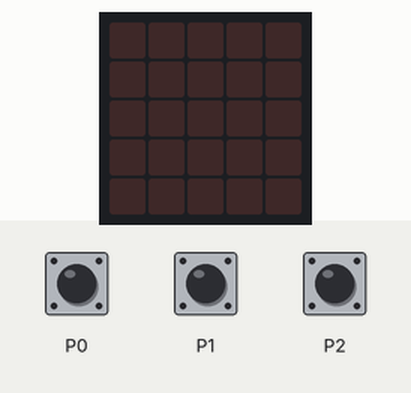
Bench run of a program on a simulated BBC micro:bit running MicroPython. On the bench: the board's 5×5 LED display. Inputs (shaded band) come from the test bench. Random numbers come from a fixed seed; the 48×5 strip is a reading aid, not a part: it shows the text the display is scrolling, unrolled, one strip-width of it at a time.

Above: at 1.2 s.
1.3 s: touch pin P0 pressed for 0.15 s
At 2.1 s:
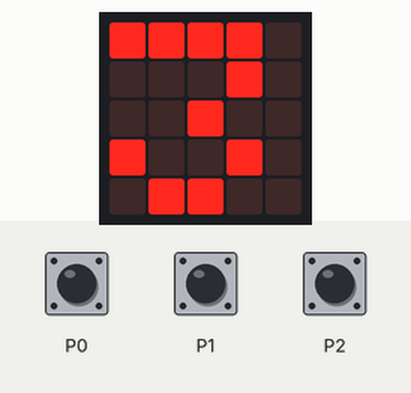
4.4 s: touch pin P1 pressed for 3.2 s
At 7.6 s:
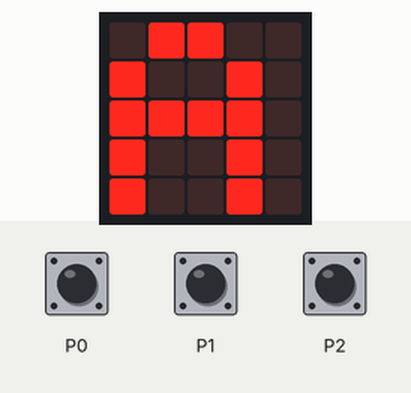
12.6 s: touch pin P0 pressed for 3.2 s
At 18.5 s:
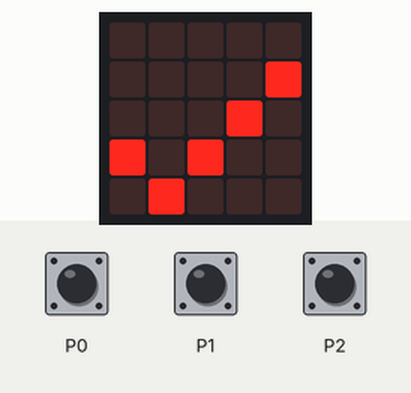
18.8 s: touch pin P2 pressed for 3.2 s
At 22.1 s:
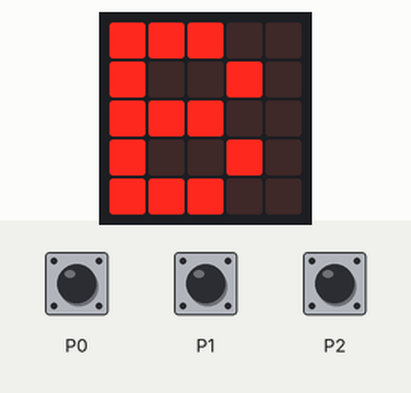
Timing chart, 0 to 23.6 s (numbered marks = the images above; inputs shaded):
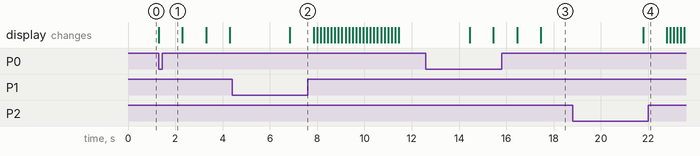

Measured:
- after the input at 1.3 s, the display: changes at once (image 1)
- after the input at 12.6 s, the display: first changes after 1.9 s (image 3 shows a later state)

The program:

main.py
```python
from microbit import *
import random

while True:
    gameStarted = False
    if pin0.is_touched():
        display.show(3)
        sleep(1000)
        display.show(2)
        sleep(1000)
        display.show(1)
        sleep(1000)
        display.show(Image.YES)
        sleep(1000)
        sleep(random.randint(1000, 5000))
        gameStarted = True
        display.show(Image.HEART)
        start = running_time()
        while gameStarted:
            if pin1.is_touched():
                display.show('A')
                sleep(1000)
                display.scroll(running_time() - start)
                gameStarted = False
            elif pin2.is_touched():
                display.show('B')
                sleep(1000)
                display.scroll(running_time()- start)
                gameStarted = False
        sleep(3000)
        display.clear()
```
